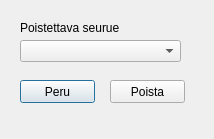
<?xml version="1.0" encoding="UTF-8"?>
<ui version="4.0">
 <class>Dialog</class>
 <widget class="QDialog" name="Dialog">
  <property name="geometry">
   <rect>
    <x>0</x>
    <y>0</y>
    <width>214</width>
    <height>139</height>
   </rect>
  </property>
  <property name="windowTitle">
   <string>Dialog</string>
  </property>
  <widget class="QPushButton" name="removePartyCancelPushButton">
   <property name="geometry">
    <rect>
     <x>20</x>
     <y>80</y>
     <width>75</width>
     <height>23</height>
    </rect>
   </property>
   <property name="text">
    <string>Peru</string>
   </property>
   <property name="default">
    <bool>true</bool>
   </property>
  </widget>
  <widget class="QComboBox" name="removePartyComboBox">
   <property name="geometry">
    <rect>
     <x>20</x>
     <y>40</y>
     <width>161</width>
     <height>22</height>
    </rect>
   </property>
  </widget>
  <widget class="QLabel" name="label_12">
   <property name="geometry">
    <rect>
     <x>20</x>
     <y>20</y>
     <width>101</width>
     <height>16</height>
    </rect>
   </property>
   <property name="text">
    <string>Poistettava seurue</string>
   </property>
  </widget>
  <widget class="QPushButton" name="removePartyRemovePushButton">
   <property name="geometry">
    <rect>
     <x>110</x>
     <y>80</y>
     <width>75</width>
     <height>23</height>
    </rect>
   </property>
   <property name="text">
    <string>Poista</string>
   </property>
  </widget>
 </widget>
 <tabstops>
  <tabstop>removePartyComboBox</tabstop>
  <tabstop>removePartyCancelPushButton</tabstop>
  <tabstop>removePartyRemovePushButton</tabstop>
 </tabstops>
 <resources/>
 <connections/>
</ui>
